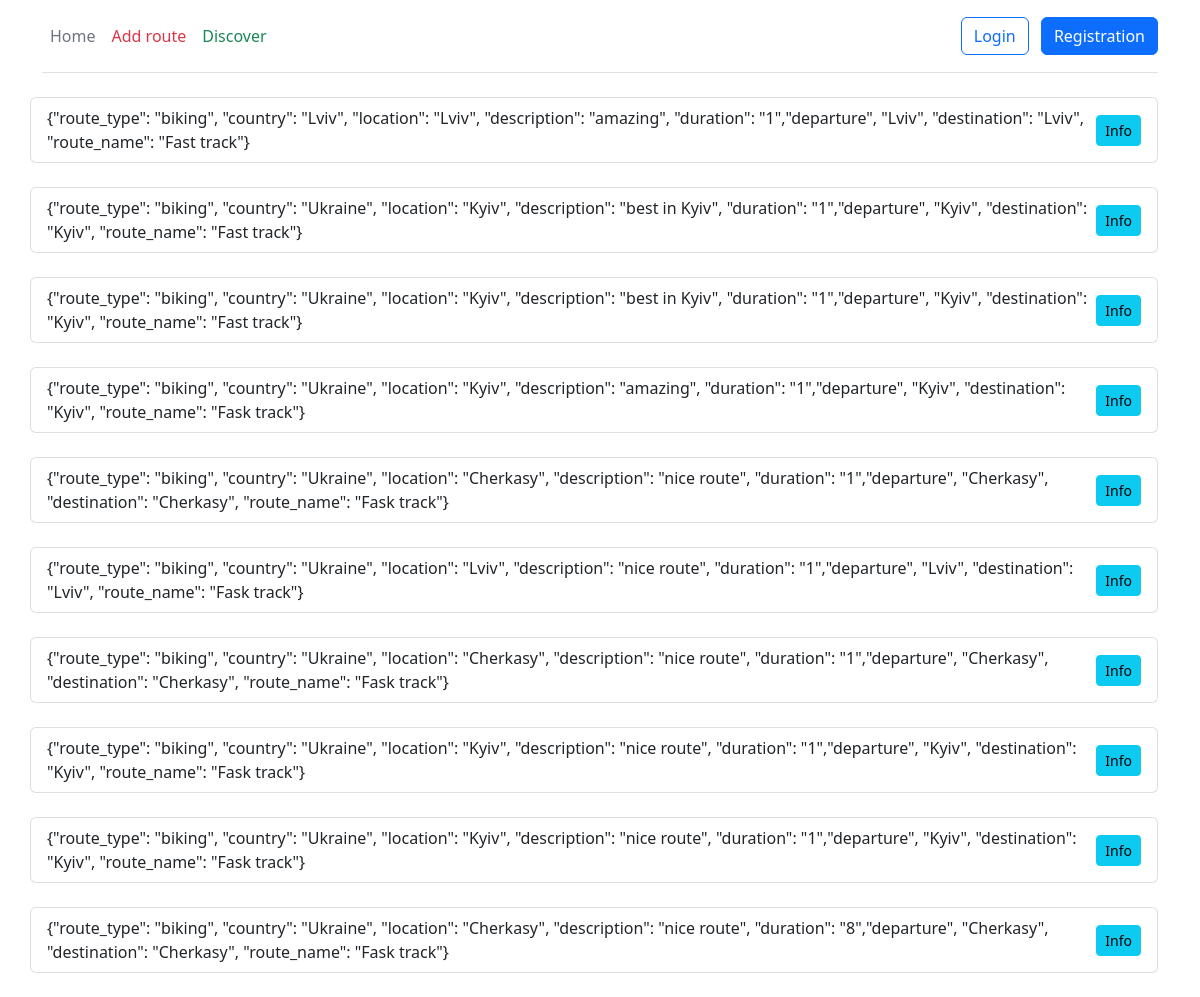
Screenshot of /route/biking/ with the database file from the repository.
### route/models.py (models this page shows, shortened)
class Route(models.Model):
    class RouteType(models.TextChoices):
        bicycle_route = 'bicycle', gettext_lazy('bicycle')
        hiking_route = 'hiking', gettext_lazy('hiking')
    route_name = models.CharField(max_length=255, null=True)
    route_type = models.CharField(max_length=50, choices=RouteType.choices, default=RouteType.hiking_route)
    departure = models.IntegerField()
    stopping = models.CharField(max_length=50, null=True)
    destination = models.IntegerField()
    country = models.CharField(max_length=50)
    location = models.CharField(max_length=50)
    description = models.TextField()
    duration = models.IntegerField()
    class Meta:
        verbose_name = 'Route'
        verbose_name_plural = 'Routes'

### route/views.py (the view)
# urls.py: path('<str:route_type>/', views.filter_route, name='route_type'),
def filter_route(request, route_type=None, country=None, location=None):
    cursor = connection.cursor()
    query_filter = []
    if route_type is not None:
        query_filter.append(f"route_type='{route_type}'")
    if country is not None:
        query_filter.append(f"country='{country}'")
    if location is not None:
        query_filter.append(f"location='{location}'")
    filter_string = ' and '.join(query_filter)
    joining = """SELECT route_route.route_name,
                        route_route.route_type,
                        route_route.country,
                        route_route.location,
                        start.name  AS departure,
                        finish.name AS destination,
                        route_route.description,
                        route_route.duration,
                        route_route.id
                    FROM route_route
                    JOIN route_place as start
                    ON start.id = route_route.departure
                    JOIN route_place as finish
                    ON finish.id = route_route.destination
                    WHERE """ + filter_string + """ORDER BY route_route.id DESC"""
    cursor.execute(joining)
    result_joining = cursor.fetchall()
    result = [{'route_name': itm[0], 'route_type': itm[1], 'country': itm[2], 'location': itm[3], 'departure': itm[4],
               'destination': itm[5], 'description': itm[6], 'duration': itm[7], 'route_id': itm[8]} for itm in
              result_joining]
    return render(request, 'route/filter_route.html', {'result': result})

### templates/route/filter_route.html (shortened to what this page needs)
{% extends 'main/layout.html' %}
{% block content %}
    <div class="container">
        <div class="row">
            <ul class="list-group">
            {% if result %}
                {% for itm in result %}
                    <li class="list-group-item d-flex justify-content-between align-items-center rounded">
                        {"route_type": "{{ itm.route_type }}", "country": "{{ itm.country }}",
                        "location": "{{ itm.location }}", "description": "{{ itm.description }}",
                        "duration": "{{ itm.duration }}","departure", "{{ itm.departure }}",
                        "destination": "{{ itm.destination }}", "route_name": "{{ itm.route_name }}"}
                        <a href="{% url 'route:info' itm.route_id %}" class="btn btn-sm btn-info">Info</a>
                    </li>
                    <br>
                {% endfor %}
            {% else %}
                <h3 class="text-center">Does not exist (templ)</h3>
            {% endif %}
            </ul>
        </div>
    </div>
{% endblock %}

### rows the page displays
Route: route_type "biking", country "Lviv", location "Lviv", description "amazing", duration "1", departure "Lviv", destination "Lviv", route_name "Fast track"
Route: route_type "biking", country "Ukraine", location "Kyiv", description "amazing", duration "1", departure "Kyiv", destination "Kyiv", route_name "Fask track"
Route: route_type "biking", country "Ukraine", location "Lviv", description "nice route", duration "1", departure "Lviv", destination "Lviv", route_name "Fask track"
Route: route_type "biking", country "Ukraine", location "Cherkasy", description "nice route", duration "8", departure "Cherkasy", destination "Cherkasy", route_name "Fask track"

### other values shown
{{ itm.route_type }} "biking" "biking" "biking" "biking" "biking" "biking"
{{ itm.country }} "Ukraine" "Ukraine" "Ukraine" "Ukraine" "Ukraine" "Ukraine"
{{ itm.location }} "Kyiv" "Kyiv" "Cherkasy" "Cherkasy" "Kyiv" "Kyiv"
{{ itm.description }} "best in Kyiv" "best in Kyiv" "nice route" "nice route" "nice route" "nice route"
{{ itm.duration }} "1" "1" "1" "1" "1" "1"
{{ itm.departure }} "Kyiv" "Kyiv" "Cherkasy" "Cherkasy" "Kyiv" "Kyiv"
{{ itm.destination }} "Kyiv" "Kyiv" "Cherkasy" "Cherkasy" "Kyiv" "Kyiv"
{{ itm.route_name }} "Fast track" "Fast track" "Fask track" "Fask track" "Fask track" "Fask track"
